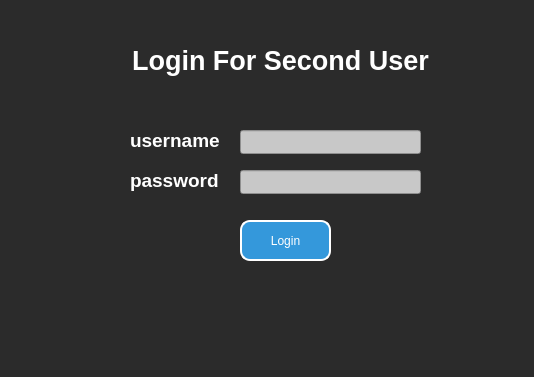
<?xml version="1.0" encoding="UTF-8"?>
<ui version="4.0">
 <class>User2Window</class>
 <widget class="QMainWindow" name="User2Window">
  <property name="geometry">
   <rect>
    <x>0</x>
    <y>0</y>
    <width>534</width>
    <height>377</height>
   </rect>
  </property>
  <property name="windowTitle">
   <string>MainWindow</string>
  </property>
  <property name="styleSheet">
   <string notr="true">background-color: rgb(43, 43, 43);</string>
  </property>
  <widget class="QWidget" name="centralwidget">
   <widget class="QLabel" name="password">
    <property name="geometry">
     <rect>
      <x>130</x>
      <y>160</y>
      <width>91</width>
      <height>41</height>
     </rect>
    </property>
    <property name="text">
     <string>&lt;html&gt;&lt;head/&gt;&lt;body&gt;&lt;p&gt;&lt;span style=&quot; font-size:14pt; font-weight:700; color:#ffffff;&quot;&gt;password&lt;/span&gt;&lt;/p&gt;&lt;/body&gt;&lt;/html&gt;</string>
    </property>
   </widget>
   <widget class="QPushButton" name="login">
    <property name="geometry">
     <rect>
      <x>240</x>
      <y>220</y>
      <width>91</width>
      <height>41</height>
     </rect>
    </property>
    <property name="styleSheet">
     <string notr="true">QPushButton {
    background-color: #3498db; /* Background color */
    color: #ffffff;            /* Text color */
    border: 2px solid #ffffff; /* Border color and width */
    border-radius: 10px;       /* Edges sharpness */
    padding: 5px;              /* Padding for better spacing */

}</string>
    </property>
    <property name="text">
     <string>Login</string>
    </property>
   </widget>
   <widget class="QLineEdit" name="password_3">
    <property name="geometry">
     <rect>
      <x>240</x>
      <y>170</y>
      <width>181</width>
      <height>24</height>
     </rect>
    </property>
    <property name="styleSheet">
     <string notr="true">background-color: rgb(200, 200, 200);
color: rgb(0, 0, 0);</string>
    </property>
    <property name="echoMode">
     <enum>QLineEdit::Password</enum>
    </property>
    <property name="dragEnabled">
     <bool>false</bool>
    </property>
   </widget>
   <widget class="QLabel" name="title">
    <property name="geometry">
     <rect>
      <x>130</x>
      <y>40</y>
      <width>301</width>
      <height>41</height>
     </rect>
    </property>
    <property name="text">
     <string>&lt;html&gt;&lt;head/&gt;&lt;body&gt;&lt;p align=&quot;center&quot;&gt;&lt;span style=&quot; font-size:20pt; font-weight:700; color:#ffffff;&quot;&gt;Login For Second User&lt;/span&gt;&lt;/p&gt;&lt;/body&gt;&lt;/html&gt;</string>
    </property>
   </widget>
   <widget class="QLabel" name="username">
    <property name="geometry">
     <rect>
      <x>130</x>
      <y>120</y>
      <width>91</width>
      <height>41</height>
     </rect>
    </property>
    <property name="text">
     <string>&lt;html&gt;&lt;head/&gt;&lt;body&gt;&lt;p&gt;&lt;span style=&quot; font-size:14pt; font-weight:700; color:#ffffff;&quot;&gt;username&lt;/span&gt;&lt;/p&gt;&lt;/body&gt;&lt;/html&gt;</string>
    </property>
   </widget>
   <widget class="QLineEdit" name="username_3">
    <property name="geometry">
     <rect>
      <x>240</x>
      <y>130</y>
      <width>181</width>
      <height>24</height>
     </rect>
    </property>
    <property name="styleSheet">
     <string notr="true">background-color: rgb(200, 200, 200);
color: rgb(0, 0, 0);</string>
    </property>
    <property name="echoMode">
     <enum>QLineEdit::Normal</enum>
    </property>
    <property name="dragEnabled">
     <bool>false</bool>
    </property>
   </widget>
   <widget class="QLabel" name="message_6">
    <property name="geometry">
     <rect>
      <x>120</x>
      <y>285</y>
      <width>331</width>
      <height>41</height>
     </rect>
    </property>
    <property name="styleSheet">
     <string notr="true">color: rgb(255, 255, 255);
font: 700 15pt &quot;Segoe UI&quot;;</string>
    </property>
    <property name="text">
     <string/>
    </property>
   </widget>
  </widget>
  <widget class="QStatusBar" name="statusbar"/>
 </widget>
 <resources/>
 <connections/>
</ui>
